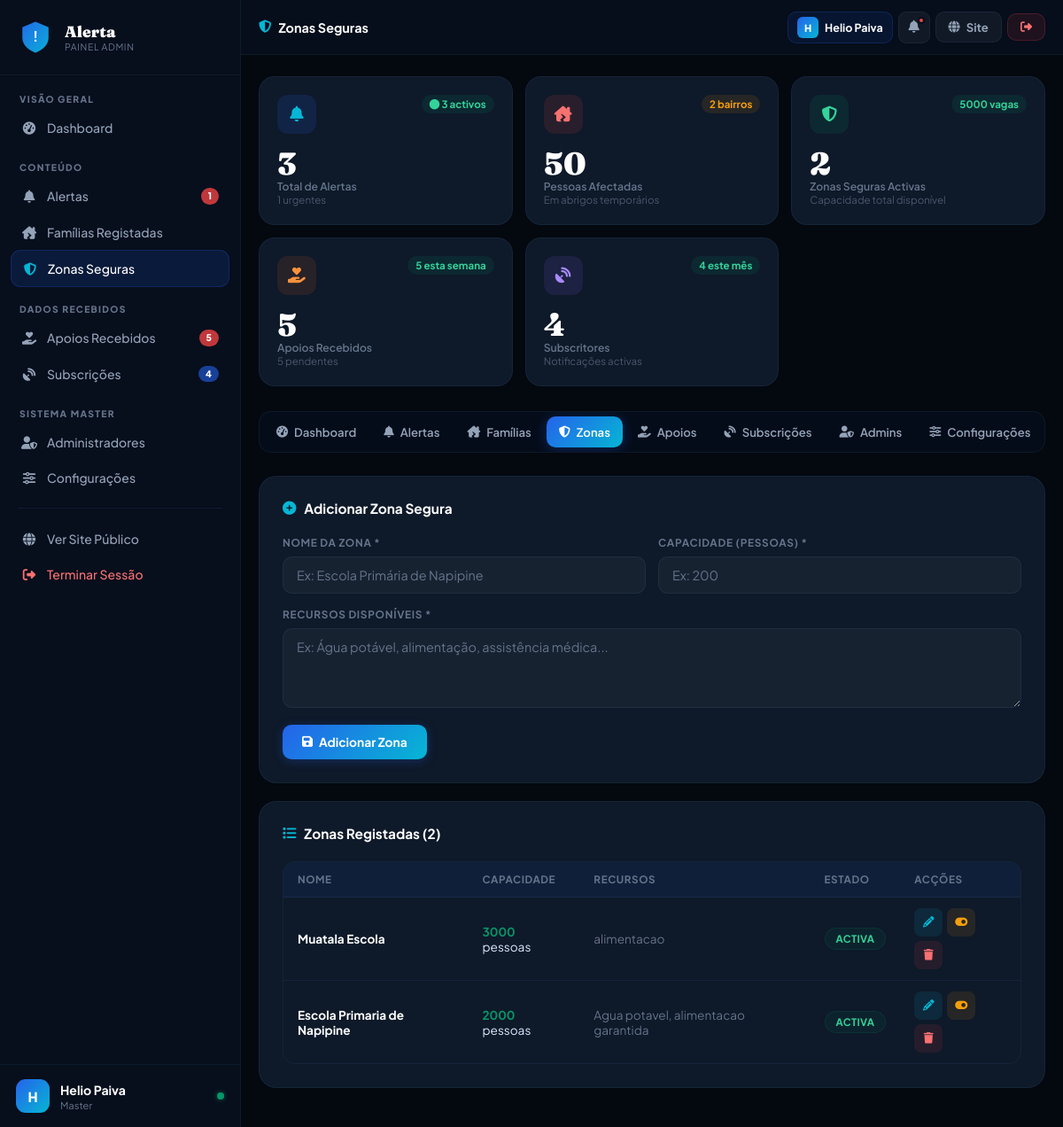
Page /admin?tab=tab-zonas (signed in) on the committed database.
### tables this page shows
CREATE TABLE configuracao(
          id INTEGER PRIMARY KEY AUTOINCREMENT,
          chave TEXT UNIQUE NOT NULL, valor TEXT NOT NULL);

CREATE TABLE admin(
          id INTEGER PRIMARY KEY AUTOINCREMENT,
          nome TEXT NOT NULL, email TEXT UNIQUE NOT NULL,
          password TEXT NOT NULL, nivel TEXT DEFAULT 'admin');

CREATE TABLE zona(
          id INTEGER PRIMARY KEY AUTOINCREMENT,
          nome TEXT NOT NULL, capacidade INTEGER NOT NULL, recursos TEXT NOT NULL,
          ativa INTEGER DEFAULT 1);

### app.py (the view)
@app.route('/admin')
@login_required
def admin_dashboard():
    cfg         = get_site_config()
    familias    = query("SELECT * FROM familia ORDER BY data DESC")
    alertas     = query("SELECT * FROM alerta ORDER BY data DESC")
    zonas       = query("SELECT * FROM zona ORDER BY id DESC")
    apoios      = query("SELECT * FROM apoio ORDER BY data DESC")
    subscricoes = query("SELECT * FROM subscricao ORDER BY data DESC")
    admins      = query("SELECT * FROM admin ORDER BY nivel DESC, nome ASC") if session.get('admin_nivel') == 'master' else []
    total       = query("SELECT SUM(numero) s FROM familia", one=True)['s'] or 0
    cap_total   = query("SELECT SUM(capacidade) s FROM zona WHERE ativa=1", one=True)['s'] or 0
    pendentes   = query("SELECT COUNT(*) c FROM apoio WHERE status='pendente' OR status IS NULL", one=True)['c']
    stats = {
        'alertas':           query("SELECT COUNT(*) c FROM alerta", one=True)['c'],
        'alertas_ativos':    query("SELECT COUNT(*) c FROM alerta WHERE ativo=1", one=True)['c'],
        'alertas_urgentes':  query("SELECT COUNT(*) c FROM alerta WHERE tipo='urgente' AND ativo=1", one=True)['c'],
        'familias_registadas': len(familias),
        'familias_total':    total,
        'zonas':             query("SELECT COUNT(*) c FROM zona WHERE ativa=1", one=True)['c'],
        'cap_total':         cap_total,
        'apoios':            query("SELECT COUNT(*) c FROM apoio", one=True)['c'],
        'apoios_semana':     query("SELECT COUNT(*) c FROM apoio WHERE data >= datetime('now','-7 days')", one=True)['c'],
        'apoios_pendentes':  pendentes,
        'subscricoes':       query("SELECT COUNT(*) c FROM subscricao", one=True)['c'],
        'subs_mes':          query("SELECT COUNT(*) c FROM subscricao WHERE data >= datetime('now','-30 days')", one=True)['c'],
        'admins':            query("SELECT COUNT(*) c FROM admin", one=True)['c'],
    }
    active_tab = request.args.get('tab', 'dashboard')
    return render_template('admin.html', cfg=cfg, stats=stats, alertas=alertas,
                           familias=familias, zonas=zonas, apoios=apoios,
                           subscricoes=subscricoes, admins=admins,
                           fmt_date=fmt_date, fmt_datetime=fmt_datetime,
                           active_tab=active_tab)

### app.py (called while the page is built)
def get_db():
    if 'db' not in g:
        g.db = sqlite3.connect(DB)
        g.db.row_factory = sqlite3.Row
    return g.db

def query(sql, args=(), one=False, commit=False):
    db = get_db()
    cur = db.execute(sql, args)
    if commit:
        db.commit()
        return cur.lastrowid
    return cur.fetchone() if one else cur.fetchall()

def login_required(f):
    @wraps(f)
    def dec(*a, **kw):
        if not session.get('admin_id'):
            return redirect(url_for('login'))
        return f(*a, **kw)
    return dec

def fmt_date(d):
    try: return datetime.strptime(d[:19], '%Y-%m-%d %H:%M:%S').strftime('%d/%m/%Y')
    except: return str(d) if d else ''

def fmt_datetime(d):
    try: return datetime.strptime(d[:19], '%Y-%m-%d %H:%M:%S').strftime('%d/%m/%Y %H:%M')
    except: return str(d) if d else ''

### templates/admin.html (shortened to what this page needs)
<!DOCTYPE html>
<html lang="pt">
<head>
<link rel="stylesheet" href="https://cdnjs.cloudflare.com/ajax/libs/font-awesome/6.5.0/css/all.min.css">
</head>
<body>
<aside class="sidebar" id="sb">
  <div class="sb-logo">
    <a href="/">
      <div class="sb-shield">
        <svg viewBox="0 0 46 46" fill="none">
          <text x="23" y="29" text-anchor="middle" fill="white" font-size="18" font-weight="bold" font-family="sans-serif">!</text>
        </svg>
      </div>
      <div>
        <div class="sb-nm">{{ cfg.nome }}</div>
        <div class="sb-tag">Painel Admin</div>
      </div>
    </a>
  </div>
  <div class="sb-body">
    <div class="sb-group">Visão Geral</div>
    <button class="sbi active" data-tab="dashboard"><span class="sbi-icon"><i class="fas fa-gauge-high"></i></span> Dashboard</button>
    <div class="sb-group">Conteúdo</div>
    <button class="sbi" data-tab="tab-alertas"><span class="sbi-icon"><i class="fas fa-bell"></i></span> Alertas
      {% if stats.alertas_urgentes > 0 %}<span class="sbi-badge">{{ stats.alertas_urgentes }}</span>{% endif %}
    </button>
    <button class="sbi" data-tab="tab-familias"><span class="sbi-icon"><i class="fas fa-house-chimney-crack"></i></span> Famílias Registadas</button>
    <button class="sbi" data-tab="tab-zonas"><span class="sbi-icon"><i class="fas fa-shield-halved"></i></span> Zonas Seguras</button>
    <div class="sb-group">Dados Recebidos</div>
    <button class="sbi" data-tab="tab-apoios"><span class="sbi-icon"><i class="fas fa-hand-holding-heart"></i></span> Apoios Recebidos
      {% if stats.apoios_pendentes > 0 %}<span class="sbi-badge">{{ stats.apoios_pendentes }}</span>{% endif %}
    </button>
    <button class="sbi" data-tab="tab-subs"><span class="sbi-icon"><i class="fas fa-satellite-dish"></i></span> Subscrições
      {% if stats.subs_mes > 0 %}<span class="sbi-badge blue">{{ stats.subs_mes }}</span>{% endif %}
    </button>
    {% if session.admin_nivel == 'master' %}
    <div class="sb-group">Sistema Master</div>
    <button class="sbi" data-tab="tab-admins"><span class="sbi-icon"><i class="fas fa-user-shield"></i></span> Administradores</button>
    <button class="sbi" data-tab="tab-config"><span class="sbi-icon"><i class="fas fa-sliders"></i></span> Configurações</button>
    {% endif %}
    <div style="height:1px;background:var(--border);margin:14px 8px"></div>
    <a href="/" class="sbi"><span class="sbi-icon"><i class="fas fa-globe"></i></span> Ver Site Público</a>
    <a href="/logout" class="sbi danger"><span class="sbi-icon"><i class="fas fa-right-from-bracket"></i></span> Terminar Sessão</a>
  </div>
  <div class="sb-user">
    <div class="sb-av">{{ session.admin_nome[0]|upper if session.admin_nome else 'A' }}</div>
    <div style="flex:1;overflow:hidden">
      <div class="sb-un">{{ session.admin_nome }}</div>
      <div class="sb-ul">{{ session.admin_nivel|title }}</div>
    </div>
    <div class="sb-online"></div>
  </div>
</aside>
<div class="main">
  <div class="topbar">
    <div class="tb-left">
      <div class="page-name" id="pageTitle">
      </div>
    </div>
    <div class="tb-right">
      <div class="tb-admin-chip">
        <div class="av-sm">{{ session.admin_nome[0]|upper if session.admin_nome else 'A' }}</div>
        <span class="tb-admin-name">{{ session.admin_nome }}</span>
      </div>
      <button class="notif-btn" id="notifBtn" onclick="toggleNotif(event)" title="Notificações">
        <i class="fas fa-bell"></i>
        {% if stats.apoios_pendentes > 0 %}<span class="notif-dot"></span>{% endif %}
      </button>
      <a href="/" class="btn btn-ghost">
        <i class="fas fa-globe"></i><span class="site-label"> Site</span>
      </a>
      <a href="/logout" class="btn btn-danger" title="Terminar Sessão">
        <i class="fas fa-right-from-bracket"></i>
      </a>
    </div>
  </div>
  <div class="body">
    <div class="stats-row">
      <div class="s-card blue">
        <div class="s-top"><div class="s-ico blue"><i class="fas fa-bell"></i></div><span class="s-trend up"><i class="fas fa-circle"></i> {{ stats.alertas_ativos }} activos</span></div>
        <div><div class="s-num">{{ stats.alertas }}</div><div class="s-label">Total de Alertas</div><div class="s-sub">{{ stats.alertas_urgentes }} urgentes</div></div>
      </div>
      <div class="s-card red">
        <div class="s-top"><div class="s-ico red"><i class="fas fa-house-chimney-crack"></i></div><span class="s-trend warn">{{ stats.familias_registadas }} bairros</span></div>
        <div><div class="s-num">{{ stats.familias_total }}</div><div class="s-label">Pessoas Afectadas</div><div class="s-sub">Em abrigos temporários</div></div>
      </div>
      <div class="s-card green">
        <div class="s-top"><div class="s-ico green"><i class="fas fa-shield-halved"></i></div><span class="s-trend up">{{ stats.cap_total }} vagas</span></div>
        <div><div class="s-num">{{ stats.zonas }}</div><div class="s-label">Zonas Seguras Activas</div><div class="s-sub">Capacidade total disponível</div></div>
      </div>
      <div class="s-card orange">
        <div class="s-top"><div class="s-ico orange"><i class="fas fa-hand-holding-heart"></i></div><span class="s-trend up">{{ stats.apoios_semana }} esta semana</span></div>
        <div><div class="s-num">{{ stats.apoios }}</div><div class="s-label">Apoios Recebidos</div><div class="s-sub">{{ stats.apoios_pendentes }} pendentes</div></div>
      </div>
      <div class="s-card purple">
        <div class="s-top"><div class="s-ico purple"><i class="fas fa-satellite-dish"></i></div><span class="s-trend up">{{ stats.subs_mes }} este mês</span></div>
        <div><div class="s-num">{{ stats.subscricoes }}</div><div class="s-label">Subscritores</div><div class="s-sub">Notificações activas</div></div>
      </div>
    </div>
    <div class="tab-bar">
      <button class="tb-btn active" data-tab="dashboard"><i class="fas fa-gauge-high"></i> Dashboard</button>
      <button class="tb-btn" data-tab="tab-alertas"><i class="fas fa-bell"></i> Alertas</button>
      <button class="tb-btn" data-tab="tab-familias"><i class="fas fa-house-chimney-crack"></i> Famílias</button>
      <button class="tb-btn" data-tab="tab-zonas"><i class="fas fa-shield-halved"></i> Zonas</button>
      <button class="tb-btn" data-tab="tab-apoios"><i class="fas fa-hand-holding-heart"></i> Apoios</button>
      <button class="tb-btn" data-tab="tab-subs"><i class="fas fa-satellite-dish"></i> Subscrições</button>
      {% if session.admin_nivel == 'master' %}
      <button class="tb-btn" data-tab="tab-admins"><i class="fas fa-user-shield"></i> Admins</button>
      <button class="tb-btn" data-tab="tab-config"><i class="fas fa-sliders"></i> Configurações</button>
      {% endif %}
    </div>
    <div id="tab-zonas" class="tab-pane">
      <div class="card">
        <div class="card-title"><i class="fas fa-plus-circle"></i> Adicionar Zona Segura</div>
        <form action="/admin/zona/add" method="POST">
          <div class="form-grid">
            <div class="fg"><label class="fl">Nome da Zona *</label><input type="text" name="nome" class="fi" placeholder="Ex: Escola Primária de Napipine" required></div>
            <div class="fg"><label class="fl">Capacidade (pessoas) *</label><input type="number" name="capacidade" class="fi" min="1" placeholder="Ex: 200" required></div>
          </div>
          <div class="fg"><label class="fl">Recursos Disponíveis *</label>
            <textarea name="recursos" class="fi" placeholder="Ex: Água potável, alimentação, assistência médica..." required></textarea>
          </div>
          <button type="submit" class="btn btn-primary btn-submit"><i class="fas fa-save"></i> Adicionar Zona</button>
        </form>
      </div>
      <div class="card">
        <div class="card-title"><i class="fas fa-list"></i> Zonas Registadas ({{ zonas|length }})</div>
        <div class="tbl-wrap"><table><thead><tr><th>Nome</th><th>Capacidade</th><th>Recursos</th><th>Estado</th><th>Acções</th></tr></thead>
        <tbody>
        {% for z in zonas %}
        <tr>
          <td><strong style="color:#fff">{{ z['nome'] }}</strong></td>
          <td><strong style="color:var(--emerald)">{{ z['capacidade'] }}</strong> pessoas</td>
          <td style="color:var(--muted)">{{ z['recursos'][:70] }}{% if z['recursos']|length > 70 %}...{% endif %}</td>
          <td><span class="badge {{ 'b-on' if z['ativa'] else 'b-off' }}">{{ 'Activa' if z['ativa'] else 'Inactiva' }}</span></td>
          <td><div class="acts">
            <a href="/admin/zona/editar/{{ z['id'] }}" class="act-btn teal" title="Editar"><i class="fas fa-pencil"></i></a>
            <a href="/admin/zona/toggle/{{ z['id'] }}" class="act-btn warn" title="{{ 'Desactivar' if z['ativa'] else 'Activar' }}"><i class="fas fa-toggle-{{ 'on' if z['ativa'] else 'off' }}"></i></a>
            <a href="/admin/zona/delete/{{ z['id'] }}" class="act-btn danger" onclick="return confirm('Eliminar zona?')"><i class="fas fa-trash"></i></a>
          </div></td>
        </tr>
        {% else %}<tr class="empty"><td colspan="5"><i class="fas fa-shield-halved"></i>Nenhuma zona</td></tr>{% endfor %}
        </tbody></table></div>
      </div>
    </div>
  </div>
</div>
</body>
</html>

### rows in the picture
configuracao: nome "Alerta"
admin: admin_nivel "Master"
zona: nome "Muatala Escola", capacidade "3000", recursos "alimentacao", ativa "ACTIVA"
zona: nome "Escola Primaria de Napipine", capacidade "2000", recursos "Agua potavel, alimentacao garantida", ativa "ACTIVA"

### other values in the picture
{{ stats.alertas_urgentes }} "1"
{{ stats.apoios_pendentes }} "5"
{{ stats.subs_mes }} "4"
{{ session.admin_nome[0]|upper if session.admin_nome else 'A' }} "H"
{{ session.admin_nome }} "Helio Paiva"
{{ stats.alertas_ativos }} "3"
{{ stats.alertas }} "3"
{{ stats.familias_registadas }} "2"
{{ stats.familias_total }} "50"
{{ stats.cap_total }} "5000"
{{ stats.zonas }} "2"
{{ stats.apoios_semana }} "5"
{{ stats.apoios }} "5"
{{ stats.subscricoes }} "4"
{{ zonas|length }} "2"
